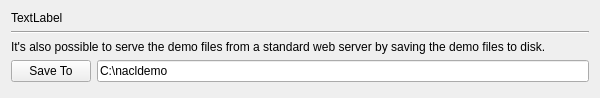
<?xml version="1.0" encoding="UTF-8"?>
<ui version="4.0">
 <class>ServerWidget</class>
 <widget class="QWidget" name="ServerWidget">
  <property name="geometry">
   <rect>
    <x>0</x>
    <y>0</y>
    <width>600</width>
    <height>98</height>
   </rect>
  </property>
  <property name="windowTitle">
   <string>Qt for Native Client Demo Server</string>
  </property>
  <layout class="QVBoxLayout" name="verticalLayout">
   <item>
    <widget class="QLabel" name="label_portMessage">
     <property name="text">
      <string>TextLabel</string>
     </property>
    </widget>
   </item>
   <item>
    <widget class="Line" name="line">
     <property name="orientation">
      <enum>Qt::Horizontal</enum>
     </property>
    </widget>
   </item>
   <item>
    <widget class="QLabel" name="label">
     <property name="text">
      <string>It's also possible to serve the demo files from a standard web server by saving the demo files to disk.</string>
     </property>
    </widget>
   </item>
   <item>
    <layout class="QHBoxLayout" name="horizontalLayout">
     <item>
      <widget class="QPushButton" name="pushButton_save">
       <property name="text">
        <string>Save To</string>
       </property>
      </widget>
     </item>
     <item>
      <widget class="QLineEdit" name="lineEdit">
       <property name="text">
        <string>C:\nacldemo</string>
       </property>
      </widget>
     </item>
    </layout>
   </item>
   <item>
    <spacer name="verticalSpacer">
     <property name="orientation">
      <enum>Qt::Vertical</enum>
     </property>
     <property name="sizeHint" stdset="0">
      <size>
       <width>20</width>
       <height>359</height>
      </size>
     </property>
    </spacer>
   </item>
  </layout>
 </widget>
 <layoutdefault spacing="6" margin="11"/>
 <resources/>
 <connections/>
</ui>
